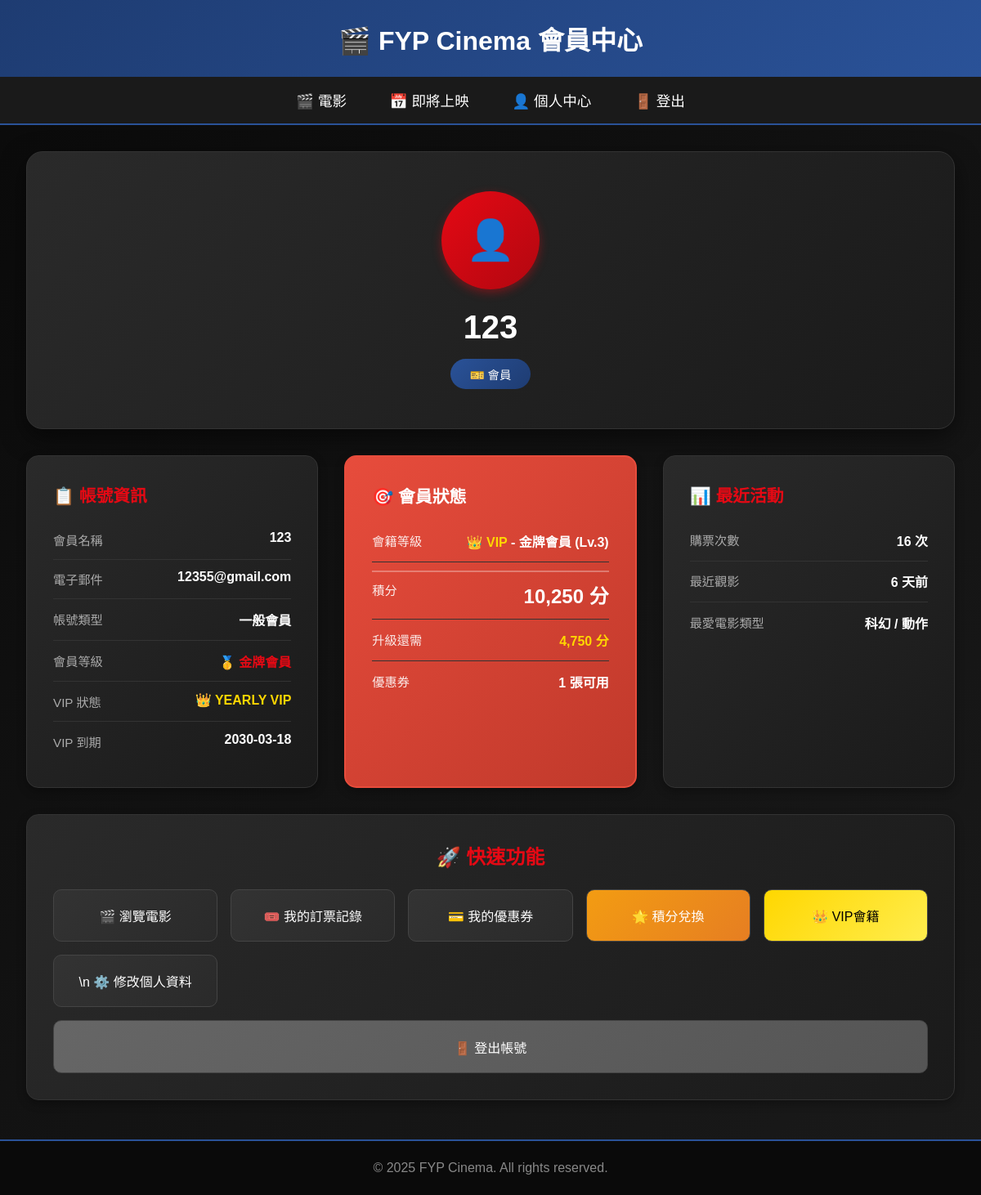
The app's page /profile (signed in), older data.
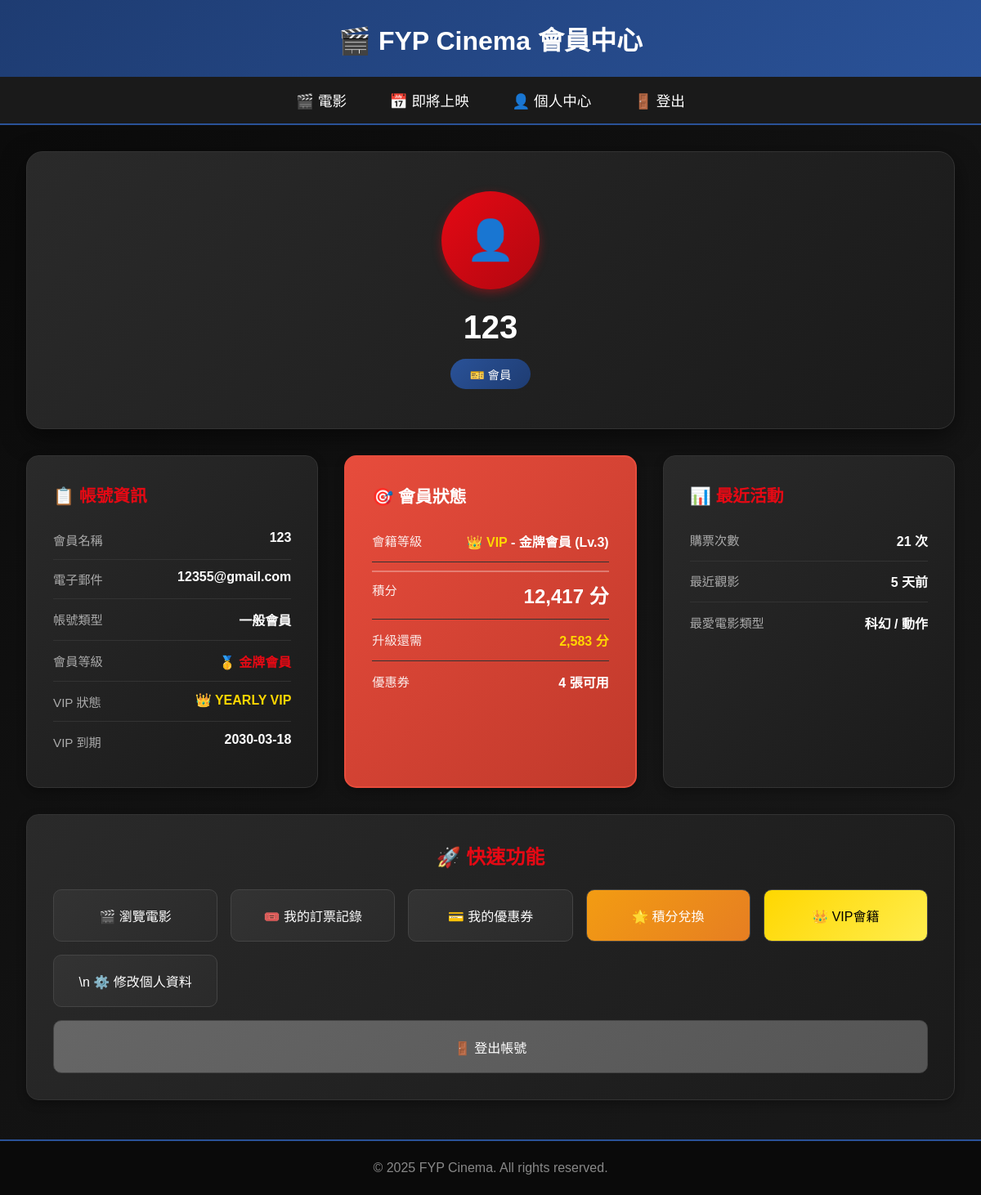
The same page, newer data.
### app/models.py (models this page shows, shortened)
class User(UserMixin, db.Model):
    id = db.Column(db.Integer, primary_key=True)
    username = db.Column(db.String(64), index=True, unique=True, nullable=False)
    email = db.Column(db.String(120), index=True, unique=True, nullable=False)
    password_hash = db.Column(db.String(128))
    is_admin = db.Column(db.Boolean, default=False)  # Ensure this line exists
    date_joined = db.Column(db.DateTime, default=datetime.utcnow)
    points = db.Column(db.Integer, default=0)  # Member points for rewards
    vip_type = db.Column(db.String(20), nullable=True)  # 'monthly', 'yearly', or None
    vip_expiry = db.Column(db.DateTime, nullable=True)  # VIP expiration date
    auto_renew_vip = db.Column(db.Boolean, default=False)  # Auto-renew VIP membership
    @property
    def is_vip(self):
        if self.vip_expiry and self.vip_expiry > datetime.utcnow():
            return True
        return False
    @property
    def membership_level(self):
        if self.points is None:
            return 1
        return min((self.points // 5000) + 1, 6)  # Max level 6
    @property
    def membership_level_name(self):
        levels = {
            1: '銅牌會員',
            2: '銀牌會員',
            3: '金牌會員',
            4: '鉑金會員',
            5: '鑽石會員',
            6: '皇冠會員'
        }
        return levels.get(self.membership_level, '銅牌會員')
    @property
    def points_to_next_level(self):
        if self.membership_level >= 6:
            return 0  # Max level reached
        next_level_points = self.membership_level * 5000
        return next_level_points - (self.points or 0)

### app/routes.py (the view)
@app.route("/profile")
@login_required
def profile():
    user = current_user  # Get the currently logged-in user
    available_coupons = get_user_coupons(user.id, include_used=False)
    coupon_count = len(available_coupons)
    if user.points is None:
        user.points = 0
        db.session.commit()
    user_tickets = Ticket.query.filter_by(user_id=user.id).order_by(Ticket.booking_date.desc()).all()
    total_bookings = len(user_tickets)
    last_booking_days = None
    last_booking_date = None
    if user_tickets:
        last_ticket = user_tickets[0]
        last_booking_date = last_ticket.booking_date
        time_diff = datetime.utcnow() - last_booking_date
        last_booking_days = time_diff.days
    from collections import Counter
    genre_counter = Counter()
    for ticket in user_tickets:
        movie = next((m for m in movies if m['id'] == ticket.movie_id), None)
        if movie and 'genre' in movie:
            genre_counter[movie['genre']] += 1
    favorite_genre = genre_counter.most_common(1)[0][0] if genre_counter else "尚未觀影"
    return render_template("profile.html.j2",
                         title="Profile",
                         user=user,
                         coupon_count=coupon_count,
                         total_bookings=total_bookings,
                         last_booking_days=last_booking_days,
                         favorite_genre=favorite_genre)

### app/data/coupon_system.py (called while the page is built)
def get_user_coupons(user_id, include_used=False):
    from app.models import Coupon
    query = Coupon.query.filter_by(user_id=user_id)
    if not include_used:
        query = query.filter_by(is_used=False)
        query = query.filter(Coupon.expiry_date >= datetime.now())
    return query.order_by(Coupon.expiry_date.asc()).all()

### app/models.py (called while the page is built)
@login.user_loader
def load_user(id):
    return User.query.get(int(id))

### app/templates/profile.html.j2 (shortened to what the changed rows need)
<!DOCTYPE html>
<html lang="zh-HK">
<head>
</head>
<body>
    <header>
        <h1>🎬 FYP Cinema 會員中心</h1>
    </header>
    <div class="container">
        <div class="profile-header">
            <div class="profile-avatar">👤</div>
            <h2>{{ user.username }}</h2>
            <span class="profile-badge">{{ '🌟 管理員' if user.is_admin else '🎫 會員' }}</span>
        </div>
        <div class="info-grid">
            <div class="info-card">
                <div class="info-row">
                    <span class="info-label">會員名稱</span>
                    <span class="info-value">{{ user.username }}</span>
                </div>
                <div class="info-row">
                    <span class="info-label">電子郵件</span>
                    <span class="info-value">{{ user.email }}</span>
                </div>
                <div class="info-row">
                    <span class="info-label">帳號類型</span>
                    <span class="info-value">{{ '管理員帳戶' if user.is_admin else '一般會員' }}</span>
                </div>
                <div class="info-row">
                    <span class="info-label">會員等級</span>
                    <span class="info-value" style="font-weight: bold; color: #e50914;">
                        {% if user.membership_level == 1 %}
                            🥉 {{ user.membership_level_name }}
                        {% elif user.membership_level == 2 %}
                            🥈 {{ user.membership_level_name }}
                        {% elif user.membership_level == 3 %}
                            🥇 {{ user.membership_level_name }}
                        {% elif user.membership_level == 4 %}
                            💎 {{ user.membership_level_name }}
                        {% elif user.membership_level == 5 %}
                            💍 {{ user.membership_level_name }}
                        {% elif user.membership_level == 6 %}
                            👑 {{ user.membership_level_name }}
                        {% endif %}
                    </span>
                </div>
                {% if user.is_vip %}
                <div class="info-row">
                    <span class="info-label">VIP 狀態</span>
                    <span class="info-value" style="color: #ffd700; font-weight: bold;">
                        👑 {{ user.vip_type|upper }} VIP
                    </span>
                </div>
                <div class="info-row">
                    <span class="info-label">VIP 到期</span>
                    <span class="info-value">{{ user.vip_expiry.strftime('%Y-%m-%d') if user.vip_expiry else '無限期' }}</span>
                </div>
                {% endif %}
            </div>
            <div class="info-card" style="background: linear-gradient(135deg, #e74c3c 0%, #c0392b 100%); border: 2px solid #e74c3c;">
                <div class="info-row">
                    <span class="info-label" style="color: rgba(255,255,255,0.9);">會籍等級</span>
                    <span class="info-value" style="color: #fff; font-weight: bold;">
                        {% if user.is_vip %}
                            <span style="color: #ffd700;">👑 VIP</span> -
                        {% endif %}
                        {{ user.membership_level_name }} (Lv.{{ user.membership_level }})
                    </span>
                </div>
                <div class="info-row" style="border-top: 2px solid rgba(255,255,255,0.3); padding-top: 10px; margin-top: 10px;">
                    <span class="info-label" style="color: rgba(255,255,255,0.9);">積分</span>
                    <span class="info-value" style="color: #fff; font-size: 1.5em; font-weight: bold;">{{ "{:,}".format(user.points) }} 分</span>
                </div>
                {% if user.membership_level < 6 %}
                <div class="info-row">
                    <span class="info-label" style="color: rgba(255,255,255,0.9);">升級還需</span>
                    <span class="info-value" style="color: #ffd700; font-weight: bold;">{{ "{:,}".format(user.points_to_next_level) }} 分</span>
                </div>
                {% endif %}
                <div class="info-row">
                    <span class="info-label" style="color: rgba(255,255,255,0.9);">優惠券</span>
                    <span class="info-value" style="color: #fff; font-weight: bold;">{{ coupon_count }} 張可用</span>
                </div>
            </div>
            <div class="info-card">
                <div class="info-row">
                    <span class="info-label">購票次數</span>
                    <span class="info-value">{{ total_bookings }} 次</span>
                </div>
                <div class="info-row">
                    <span class="info-label">最近觀影</span>
                    <span class="info-value">
                        {% if last_booking_days is not none %}
                            {% if last_booking_days == 0 %}
                                今天
                            {% elif last_booking_days == 1 %}
                                1 天前
                            {% else %}
                                {{ last_booking_days }} 天前
                            {% endif %}
                        {% else %}
                            尚未購票
                        {% endif %}
                    </span>
                </div>
            </div>
        </div>
    </div>
</body>
</html>

Row changes from the older to the newer data that the page shows:
changed User "12355@gmail.com": points "10,250" → "12,417"; points_to_next_level "4,750" → "2,583"
Text that changed along with them:
{{ coupon_count }}: "1" → "4"
{{ total_bookings }}: "16" → "21"
{{ last_booking_days }}: "6" → "5"
